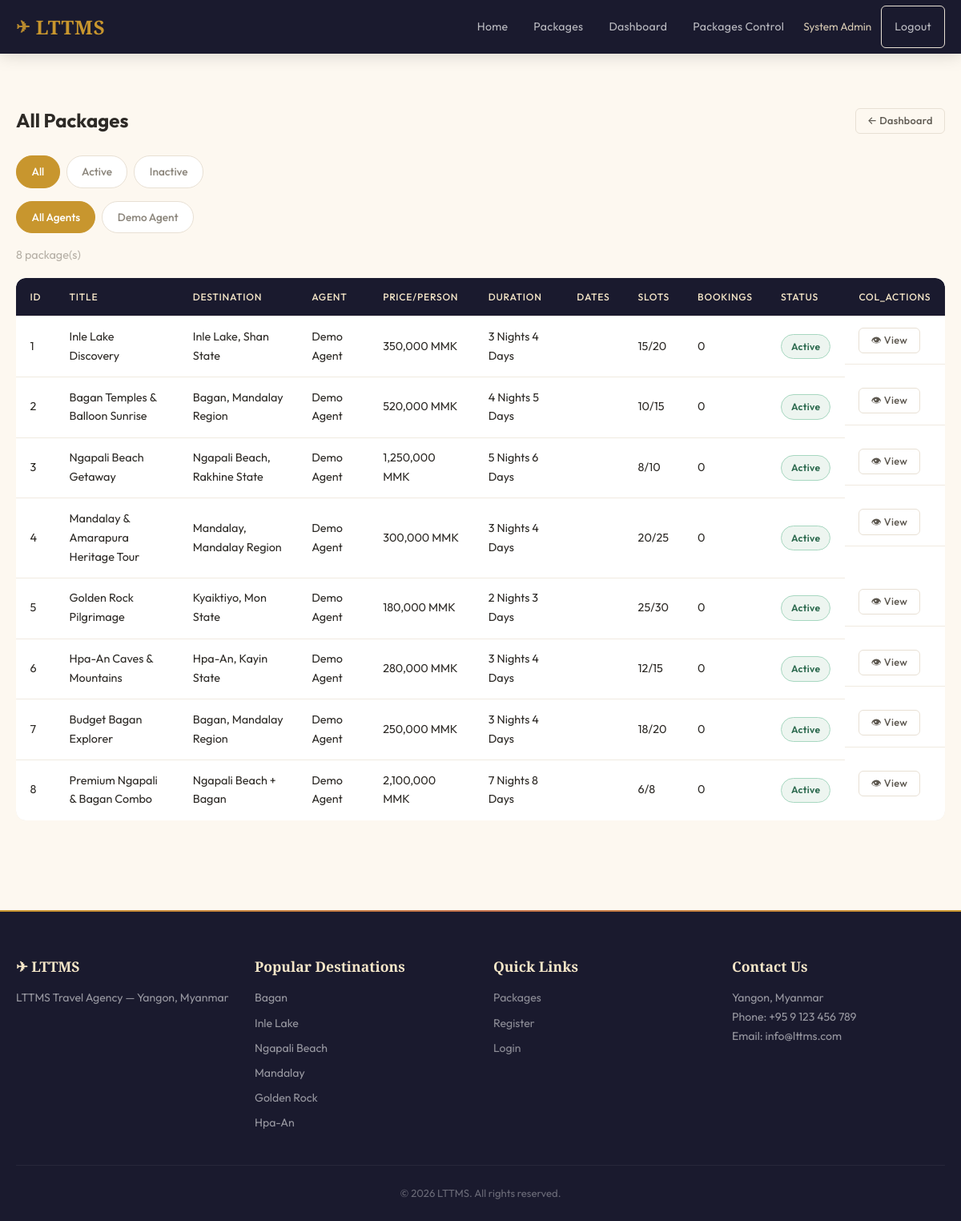
Screenshot of /admin/packages.php (signed in) with the database file from the repository.
### tables this page shows
CREATE TABLE users (
    id INT AUTO_INCREMENT PRIMARY KEY,
    username VARCHAR(50) NOT NULL UNIQUE,
    email VARCHAR(100) NOT NULL UNIQUE,
    password VARCHAR(255) NOT NULL,
    full_name VARCHAR(100) NOT NULL,
    phone VARCHAR(20),
    kbz_phone VARCHAR(20),
    kbz_name VARCHAR(100),
    nrc_number VARCHAR(50),
    nrc_front_photo VARCHAR(255),
    nrc_back_photo VARCHAR(255),
    role ENUM('customer', 'agent', 'admin') NOT NULL DEFAULT 'customer',
    agent_location VARCHAR(100) DEFAULT NULL,
    status ENUM('pending', 'approved', 'suspended') NOT NULL DEFAULT 'pending',
    created_at TIMESTAMP DEFAULT CURRENT_TIMESTAMP,
    updated_at TIMESTAMP DEFAULT CURRENT_TIMESTAMP ON UPDATE CURRENT_TIMESTAMP
);

CREATE TABLE packages (
    id INT AUTO_INCREMENT PRIMARY KEY,
    agent_id INT NOT NULL,
    title VARCHAR(200) NOT NULL,
    destination VARCHAR(200) NOT NULL,
    description TEXT,
    duration_days INT NOT NULL,
    start_date DATE DEFAULT NULL,
    end_date DATE DEFAULT NULL,
    price_per_person DECIMAL(10,2) NOT NULL,
    max_slots INT NOT NULL DEFAULT 20,
    remaining_slots INT NOT NULL DEFAULT 20,
    hotel_id INT,
    transportation_id INT,
    image_url VARCHAR(255),
    rating_avg DECIMAL(2,1) DEFAULT 0.0,
    status ENUM('active', 'inactive') NOT NULL DEFAULT 'active',
    created_at TIMESTAMP DEFAULT CURRENT_TIMESTAMP,
    updated_at TIMESTAMP DEFAULT CURRENT_TIMESTAMP ON UPDATE CURRENT_TIMESTAMP,
    FOREIGN KEY (agent_id) REFERENCES users(id) ON DELETE CASCADE,
    FOREIGN KEY (hotel_id) REFERENCES hotels(id) ON DELETE SET NULL,
    FOREIGN KEY (transportation_id) REFERENCES transportation(id) ON DELETE SET NULL
);

CREATE TABLE destinations (
    id INT AUTO_INCREMENT PRIMARY KEY,
    name VARCHAR(100) NOT NULL,
    tagline VARCHAR(200),
    image VARCHAR(255) DEFAULT NULL,
    sort_order INT NOT NULL DEFAULT 0,
    is_active TINYINT(1) NOT NULL DEFAULT 1,
    created_at TIMESTAMP DEFAULT CURRENT_TIMESTAMP
);

### includes/lang.php (called while the page is built, shortened)
<?php
$translations = require __DIR__ . '/../lang/en.php';
function t(string $key, string $default = ''): string {
    global $translations;
    return $translations[$key] ?? ($default ?: $key);
}
function tStatus(string $status): string {
    $map = [
        'pending' => 'status_pending',
        'confirmed' => 'status_confirmed',
        'cancelled' => 'status_cancelled',
        'approved' => 'status_approved',
        'suspended' => 'status_suspended',
        'active' => 'status_active',
        'inactive' => 'status_inactive',
    ];
    return t($map[$status] ?? '', ucfirst($status));
}

### includes/auth.php (called while the page is built, shortened)
<?php
require_once __DIR__ . '/lang.php';
function getCurrentUser(): ?array {
    $pdo = getDBConnection();
    $stmt = $pdo->prepare("SELECT id, username, email, full_name, phone, role, status FROM users WHERE id = ?");
    $stmt->execute([$_SESSION['user_id']]);
    return $stmt->fetch() ?: null;
}

### includes/functions.php (called while the page is built, shortened)
<?php
function sanitize(string $input): string {
    return htmlspecialchars(trim($input), ENT_QUOTES, 'UTF-8');
}
function formatPrice(float $amount): string {
    return number_format($amount, 0, '.', ',') . ' MMK';
}
function formatDuration(int $days): string {
    return $days . ' ' . t('nights') . ' ' . ($days + 1) . ' ' . t('days');
}
function getActiveDestinations(): array {
    $pdo = getDBConnection();
    $stmt = $pdo->query("SELECT * FROM destinations WHERE is_active = 1 ORDER BY sort_order ASC, name ASC");
    return $stmt->fetchAll();
}

### admin/packages.php (the view, shortened to what this page needs)
<?php
require_once __DIR__ . '/../includes/auth.php';
require_once __DIR__ . '/../includes/functions.php';
$pdo = getDBConnection();
$statusFilter = $_GET['status'] ?? '';
$agentFilter = $_GET['agent'] ?? '';
$sql = "SELECT p.*, u.full_name as agent_name, h.name as hotel_name, t.type as transport_type,
               (SELECT COUNT(*) FROM bookings b WHERE b.package_id = p.id) as booking_count
        FROM packages p
        JOIN users u ON p.agent_id = u.id
        LEFT JOIN hotels h ON p.hotel_id = h.id
        LEFT JOIN transportation t ON p.transportation_id = t.id
        WHERE 1=1";
$params = [];
$sql .= " ORDER BY p.created_at DESC";
$stmt = $pdo->prepare($sql);
$stmt->execute($params);
$packages = $stmt->fetchAll();
$stmt = $pdo->query("SELECT id, full_name FROM users WHERE role = 'agent' ORDER BY full_name");
$agents = $stmt->fetchAll();
require_once __DIR__ . '/../includes/header.php';
?>
<section class="section">
<div class="container">
    <div class="page-header">
        <h2><?= t('admin_packages_title') ?></h2>
        <a href="<?= BASE_URL ?>/admin/dashboard.php" class="btn btn-outline btn-sm">&larr; <?= t('nav_dashboard') ?></a>
    </div>
    <div class="filter-tabs">
        <a href="?status=&agent=<?= sanitize($agentFilter) ?>" class="tab <?= $statusFilter === '' ? 'active' : '' ?>"><?= t('filter_all') ?></a>
        <a href="?status=active&agent=<?= sanitize($agentFilter) ?>" class="tab <?= $statusFilter === 'active' ? 'active' : '' ?>"><?= tStatus('active') ?></a>
        <a href="?status=inactive&agent=<?= sanitize($agentFilter) ?>" class="tab <?= $statusFilter === 'inactive' ? 'active' : '' ?>"><?= tStatus('inactive') ?></a>
    </div>
    <div class="filter-tabs mb-1">
        <a href="?status=<?= sanitize($statusFilter) ?>&agent=" class="tab <?= $agentFilter === '' ? 'active' : '' ?>"><?= t('all_agents') ?></a>
        <?php foreach ($agents as $a): ?>
            <a href="?status=<?= sanitize($statusFilter) ?>&agent=<?= $a['id'] ?>" class="tab <?= $agentFilter == $a['id'] ? 'active' : '' ?>"><?= sanitize($a['full_name']) ?></a>
        <?php endforeach; ?>
    </div>
    <p class="results-count"><?= count($packages) ?> <?= t('packages_count') ?></p>
    <?php if (empty($packages)): ?>
        <div class="empty-state"><p><?= t('no_packages_yet') ?></p></div>
    <?php else: ?>
        <div class="table-responsive">
        <table class="table">
            <thead>
                <tr>
                    <th>ID</th>
                    <th><?= t('col_title') ?></th>
                    <th><?= t('col_destination') ?></th>
                    <th><?= t('col_agent') ?></th>
                    <th><?= t('col_price') ?></th>
                    <th><?= t('duration') ?></th>
                    <th><?= t('col_dates') ?></th>
                    <th><?= t('col_slots') ?></th>
                    <th><?= t('col_bookings') ?></th>
                    <th><?= t('col_status') ?></th>
                    <th><?= t('col_actions') ?></th>
                </tr>
            </thead>
            <tbody>
            <?php foreach ($packages as $pkg): ?>
                <tr>
                    <td><?= $pkg['id'] ?></td>
                    <td><?= sanitize($pkg['title']) ?></td>
                    <td><?= sanitize($pkg['destination']) ?></td>
                    <td><?= sanitize($pkg['agent_name']) ?></td>
                    <td><?= formatPrice($pkg['price_per_person']) ?></td>
                    <td><?= formatDuration($pkg['duration_days']) ?></td>
                    <td><?= sanitize(formatDateRange($pkg['start_date'] ?? null, $pkg['end_date'] ?? null)) ?></td>
                    <td><?= $pkg['remaining_slots'] ?>/<?= $pkg['max_slots'] ?></td>
                    <td><?= $pkg['booking_count'] ?></td>
                    <td><span class="status-badge status-<?= $pkg['status'] ?>"><?= tStatus($pkg['status']) ?></span></td>
                    <td class="actions-cell">
                        <a href="<?= BASE_URL ?>/customer/package-detail.php?id=<?= $pkg['id'] ?>" class="btn btn-sm btn-outline" target="_blank">&#128065; <?= t('btn_view') ?></a>
                    </td>
                </tr>
            <?php endforeach; ?>
            </tbody>
        </table>
        </div>
    <?php endif; ?>
</div>
</section>
<?php require_once __DIR__ . '/../includes/footer.php'; ?>

### includes/header.php (shortened to what this page needs)
<?php
require_once __DIR__ . '/auth.php';
require_once __DIR__ . '/functions.php';
$currentUser = getCurrentUser();
?>
<!DOCTYPE html>
<html lang="en">
<head>
    <link rel="stylesheet" href="<?= BASE_URL ?>/assets/css/style.css">
</head>
<body>
<nav class="navbar">
    <div class="container nav-container">
        <a href="<?= BASE_URL ?>/" class="nav-brand">
            <span class="brand-icon">&#9992;</span> LTTMS
        </a>
        <ul class="nav-menu" id="navMenu">
            <li><a href="<?= BASE_URL ?>/"><?= t('nav_home') ?></a></li>
            <li><a href="<?= BASE_URL ?>/customer/packages.php"><?= t('nav_packages') ?></a></li>
            <?php if ($currentUser): ?>
                <?php if ($currentUser['role'] === 'customer'): ?>
                    <li><a href="<?= BASE_URL ?>/customer/my-bookings.php"><?= t('nav_my_bookings') ?></a></li>
                <?php elseif ($currentUser['role'] === 'agent'): ?>
                    <li><a href="<?= BASE_URL ?>/agent/dashboard.php"><?= t('nav_dashboard') ?></a></li>
                <?php elseif ($currentUser['role'] === 'admin'): ?>
                    <li><a href="<?= BASE_URL ?>/admin/dashboard.php"><?= t('nav_dashboard') ?></a></li>
                    <li><a href="<?= BASE_URL ?>/admin/packages.php"><?= t('nav_packages_control') ?></a></li>
                <?php endif; ?>
                <li class="nav-user">
                    <span class="user-greeting"><?= sanitize($currentUser['full_name']) ?></span>
                    <a href="<?= BASE_URL ?>/logout.php" class="btn btn-sm btn-outline"><?= t('nav_logout') ?></a>
                </li>
            <?php else: ?>
                <li><a href="<?= BASE_URL ?>/login.php" class="btn btn-sm btn-outline"><?= t('nav_login') ?></a></li>
                <li><a href="<?= BASE_URL ?>/register.php" class="btn btn-sm btn-primary"><?= t('nav_register') ?></a></li>
            <?php endif; ?>
        </ul>
    </div>
</nav>
<main>

### includes/footer.php (shortened to what this page needs)
</main>
<footer class="footer">
    <div class="container">
        <div class="footer-grid">
            <div class="footer-col">
                <h3>&#9992; LTTMS</h3>
                <p><?= t('footer_agency') ?> — <?= t('footer_address') ?></p>
            </div>
            <div class="footer-col">
                <h3><?= t('footer_destinations') ?></h3>
                <ul>
                    <?php foreach (getActiveDestinations() as $fd): ?>
                        <li><?= sanitize($fd['name']) ?></li>
                    <?php endforeach; ?>
                </ul>
            </div>
            <div class="footer-col">
                <h3><?= t('footer_quick_links') ?></h3>
                <ul>
                    <li><a href="<?= BASE_URL ?>/customer/packages.php"><?= t('nav_packages') ?></a></li>
                    <li><a href="<?= BASE_URL ?>/register.php"><?= t('nav_register') ?></a></li>
                    <li><a href="<?= BASE_URL ?>/login.php"><?= t('nav_login') ?></a></li>
                </ul>
            </div>
            <div class="footer-col">
                <h3><?= t('footer_contact') ?></h3>
                <p><?= t('footer_address') ?></p>
                <p>Phone: +95 9 123 456 789</p>
                <p>Email: info@lttms.com</p>
            </div>
        </div>
        <div class="footer-bottom">
            <p>&copy; <?= date('Y') ?> LTTMS. <?= t('footer_rights') ?></p>
        </div>
    </div>
</footer>
</body>
</html>

### rows the page displays
users: full_name "System Admin"
users: full_name "Demo Agent"
packages: id "1", title "Inle Lake Discovery", destination "Inle Lake, Shan State", agent.full_name "Demo Agent", price_per_person "350,000 MMK", duration_days "3 Nights 4 Days", remaining_slots "15", max_slots "20", booking_count "0", status "Active"
packages: id "2", title "Bagan Temples & Balloon Sunrise", destination "Bagan, Mandalay Region", agent.full_name "Demo Agent", price_per_person "520,000 MMK", duration_days "4 Nights 5 Days", remaining_slots "10", max_slots "15", booking_count "0", status "Active"
packages: id "3", title "Ngapali Beach Getaway", destination "Ngapali Beach, Rakhine State", agent.full_name "Demo Agent", price_per_person "1,250,000 MMK", duration_days "5 Nights 6 Days", remaining_slots "8", max_slots "10", booking_count "0", status "Active"
packages: id "4", title "Mandalay & Amarapura Heritage Tour", destination "Mandalay, Mandalay Region", agent.full_name "Demo Agent", price_per_person "300,000 MMK", duration_days "3 Nights 4 Days", remaining_slots "20", max_slots "25", booking_count "0", status "Active"
packages: id "5", title "Golden Rock Pilgrimage", destination "Kyaiktiyo, Mon State", agent.full_name "Demo Agent", price_per_person "180,000 MMK", duration_days "2 Nights 3 Days", remaining_slots "25", max_slots "30", booking_count "0", status "Active"
packages: id "6", title "Hpa-An Caves & Mountains", destination "Hpa-An, Kayin State", agent.full_name "Demo Agent", price_per_person "280,000 MMK", duration_days "3 Nights 4 Days", remaining_slots "12", max_slots "15", booking_count "0", status "Active"
packages: id "7", title "Budget Bagan Explorer", destination "Bagan, Mandalay Region", agent.full_name "Demo Agent", price_per_person "250,000 MMK", duration_days "3 Nights 4 Days", remaining_slots "18", max_slots "20", booking_count "0", status "Active"
packages: id "8", title "Premium Ngapali & Bagan Combo", destination "Ngapali Beach + Bagan", agent.full_name "Demo Agent", price_per_person "2,100,000 MMK", duration_days "7 Nights 8 Days", remaining_slots "6", max_slots "8", booking_count "0", status "Active"
destinations: name "Bagan"
destinations: name "Inle Lake"
destinations: name "Ngapali Beach"
destinations: name "Mandalay"
destinations: name "Golden Rock"
destinations: name "Hpa-An"

### other values shown
t('nav_home') "Home"
t('nav_packages') "Packages"
t('nav_dashboard') "Dashboard"
t('nav_packages_control') "Packages Control"
t('nav_logout') "Logout"
t('admin_packages_title') "All Packages"
t('filter_all') "All"
tStatus('active') "Active"
tStatus('inactive') "Inactive"
t('all_agents') "All Agents"
count($packages) "8"
t('packages_count') "package(s)"
t('col_title') "TITLE"
t('col_destination') "DESTINATION"
t('col_agent') "AGENT"
